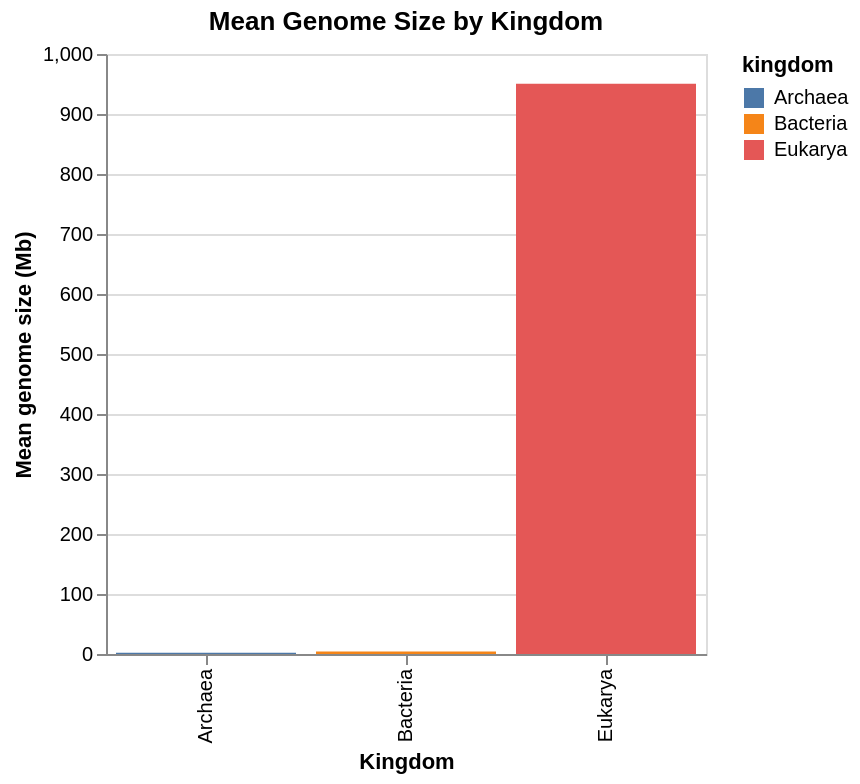

The notebook cell saved with this chart:
### Markdown cell above
Let's make a quick bar chart of mean genome size by kingdom using `groupby` + Altair.

Altair uses single-letter encoding type suffixes:
- **`:N`** — nominal (categorical, unordered) data like kingdom names
- **`:Q`** — quantitative (numeric, continuous) data like genome size
- **`:O`** — ordinal (ordered categories) and **`:T`** — temporal (dates/times)

### Code cell
import altair as alt

kingdom_means = df.groupby('kingdom')['genome_size_mb'].mean().reset_index()

alt.Chart(kingdom_means).mark_bar().encode(
    x=alt.X('kingdom:N', title='Kingdom'),
    y=alt.Y('genome_size_mb:Q', title='Mean genome size (Mb)'),
    color='kingdom:N'
).properties(
    width=300,
    title='Mean Genome Size by Kingdom'
)

### Figure 1 — Vega-Lite specification as saved in the notebook (floating-point values rounded to 4 significant figures)
{"config": {"view": {"continuousWidth": 300, "continuousHeight": 300}}, "data": {"name": "data-deda78ca1c08c51c549fbe63f250e99b"}, "mark": {"type": "bar"}, "encoding": {"color": {"field": "kingdom", "type": "nominal"}, "x": {"field": "kingdom", "title": "Kingdom", "type": "nominal"}, "y": {"field": "genome_size_mb", "title": "Mean genome size (Mb)", "type": "quantitative"}}, "title": "Mean Genome Size by Kingdom", "width": 300, "$schema": "https://vega.github.io/schema/vega-lite/v6.1.0.json", "datasets": {"data-deda78ca1c08c51c549fbe63f250e99b": [{"kingdom": "Archaea", "genome_size_mb": 2.15}, {"kingdom": "Bacteria", "genome_size_mb": 4.1}, {"kingdom": "Eukarya", "genome_size_mb": 950.5}]}}
